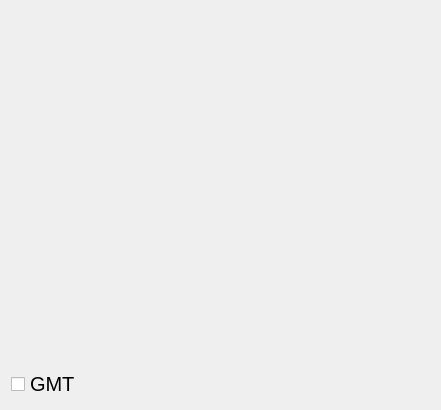
<?xml version="1.0" encoding="UTF-8"?>
<ui version="4.0">
 <class>Widget</class>
 <widget class="QWidget" name="Widget">
  <property name="geometry">
   <rect>
    <x>0</x>
    <y>0</y>
    <width>441</width>
    <height>410</height>
   </rect>
  </property>
  <property name="windowTitle">
   <string>Widget</string>
  </property>
  <layout class="QGridLayout" name="gridLayout">
   <item row="0" column="0">
    <layout class="QVBoxLayout" name="verticalLayout" stretch="0,0,20">
     <property name="spacing">
      <number>15</number>
     </property>
     <item>
      <spacer name="horizontalSpacer">
       <property name="orientation">
        <enum>Qt::Horizontal</enum>
       </property>
       <property name="sizeHint" stdset="0">
        <size>
         <width>40</width>
         <height>20</height>
        </size>
       </property>
      </spacer>
     </item>
     <item>
      <spacer name="verticalSpacer">
       <property name="orientation">
        <enum>Qt::Vertical</enum>
       </property>
       <property name="sizeHint" stdset="0">
        <size>
         <width>20</width>
         <height>40</height>
        </size>
       </property>
      </spacer>
     </item>
     <item>
      <widget class="QCheckBox" name="GMT">
       <property name="font">
        <font>
         <pointsize>15</pointsize>
        </font>
       </property>
       <property name="styleSheet">
        <string notr="true"/>
       </property>
       <property name="text">
        <string>GMT</string>
       </property>
      </widget>
     </item>
    </layout>
   </item>
  </layout>
 </widget>
 <layoutdefault spacing="6" margin="11"/>
 <resources/>
 <connections/>
</ui>
